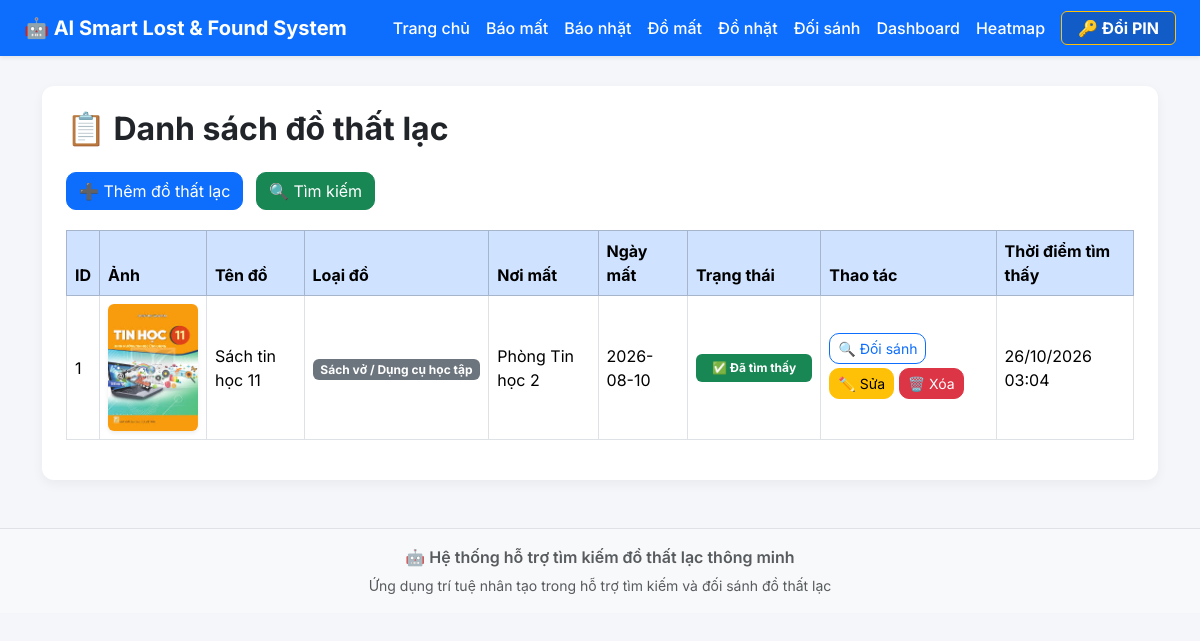
Page /lost-list on the committed database.
### models/lost_item.py (models this page shows, shortened)
class LostItem(db.Model):
    id = db.Column(
        db.Integer,
        primary_key=True
    )
    ten_do = db.Column(
        db.String(100)
    )
    loai_do = db.Column(
        db.String(100)
    )
    noi_mat = db.Column(
        db.String(100)
    )
    ngay_mat = db.Column(
        db.String(20)
    )
    mau_sac = db.Column(
    db.String(50)
    )
    hinh_anh = db.Column(
        db.String(200)
    )
    trang_thai = db.Column(
        db.String(30),
        default="DANG_TIM"
    )
    thoi_diem_tra = db.Column(
        db.DateTime,
        nullable=True
    )

### app.py (the view)
@app.route("/lost-list")
def list_items():
    items = LostItem.query.order_by(LostItem.id.desc()).all()
    return render_template("list_items.html", items=items)

### templates/list_items.html (shortened to what this page needs)
{% extends "base.html" %}
{% block content %}
<h2 class="mb-4">📋 Danh sách đồ thất lạc</h2>
<div class="mb-3">
    <a href="/lost" class="btn btn-primary">
        ➕ Thêm đồ thất lạc
    </a>
    <a href="/search" class="btn btn-success ms-2">
        🔍 Tìm kiếm
    </a>
</div>
<table class="table table-bordered table-hover align-middle">
    <thead class="table-primary">
        <tr>
            <th>ID</th>
            <th>Ảnh</th>
            <th>Tên đồ</th>
            <th>Loại đồ</th>
            <th>Nơi mất</th>
            <th>Ngày mất</th>
            <th>Trạng thái</th>
            <th>Thao tác</th>
            <th>Thời điểm tìm thấy</th>
        </tr>
    </thead>
    <tbody>
    {% for item in items %}
        <tr>
            <td>{{ item.id }}</td>
            <td>
                {% if item.hinh_anh %}
                    <img src="{{ url_for('uploaded_file', filename=item.hinh_anh) }}" width="90" class="rounded shadow-sm">
                {% else %}
                    Không có ảnh
                {% endif %}
            </td>
            <td>{{ item.ten_do }}</td>
            <td>
                <span class="badge bg-secondary">{{ item.loai_do }}</span>
            </td>
            <td>{{ item.noi_mat }}</td>
            <td>{{ item.ngay_mat }}</td>
            <td>
                {% if item.trang_thai == 'DA_TIM' or item.trang_thai == 'DA_TRA' or item.trang_thai == 'Đã tìm thấy' %}
                    <span class="badge bg-success py-2 px-3 fw-bold">✅ Đã tìm thấy</span>
                {% else %}
                    <span class="badge bg-warning text-dark py-2 px-3 fw-bold">🔑 Đang tìm</span>
                {% endif %}
            </td>
            <td>
                {% if item.trang_thai == "DA_TIM_THAY" or item.trang_thai == "DA_TRA" %}
                    <span class="badge bg-light text-muted border">Lưu trữ báo cáo</span>
                {% else %}
                    <a href="/match" class="btn btn-sm btn-outline-primary mb-1">🔍 Đối sánh</a>
                    <a href="/edit-lost/{{ item.id }}" class="btn btn-sm btn-warning mb-1">✏️ Sửa</a>
                    <a href="/delete-lost/{{ item.id }}" class="btn btn-sm btn-danger mb-1" onclick="confirmDeletePIN(event, this.href);">🗑️ Xóa</a>
                {% endif %}
            </td>
            <td>
                {% if item.thoi_diem_tra %}
                    {{ item.thoi_diem_tra.strftime("%d/%m/%Y %H:%M") }}
                {% else %}
                    —
                {% endif %}
            </td>
        </tr>
    {% endfor %}
    </tbody>
</table>
{% endblock %}

### static/css/style.css (style rules this page uses)
body { background:#f4f6f9; font-family:Arial,Helvetica,sans-serif; }
h1,h2,h3 { font-weight:bold; }
.table { margin-top:20px; }
.table thead { background:#0d6efd; color:white; }
.btn { border-radius:10px; }
img { border-radius:10px; }

### templates/base.html (style rules this page uses)
body, button, input, select, textarea, h1, h2, h3, h4, h5, h6, .card, .table, .nav-link { font-family: 'Inter', -apple-system, BlinkMacSystemFont, "Segoe UI", Roboto, "Helvetica Neue", Arial, sans-serif !important; }

### rows in the picture
LostItem: id "1", hinh_anh (picture), ten_do "Sách tin học 11", loai_do "Sách vở / Dụng cụ học tập", noi_mat "Phòng Tin học 2", ngay_mat "2026-08-10", trang_thai "✅ Đã tìm thấy", thoi_diem_tra "26/10/2026 03:04"
